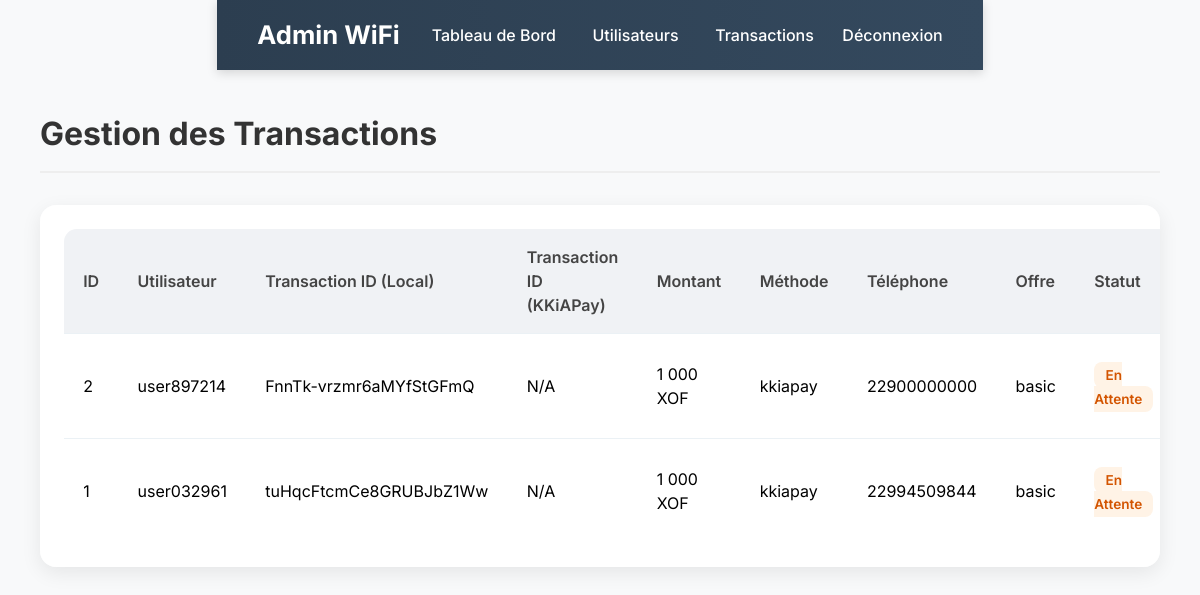
Before: /admin/transactions (signed in) with the older database file.
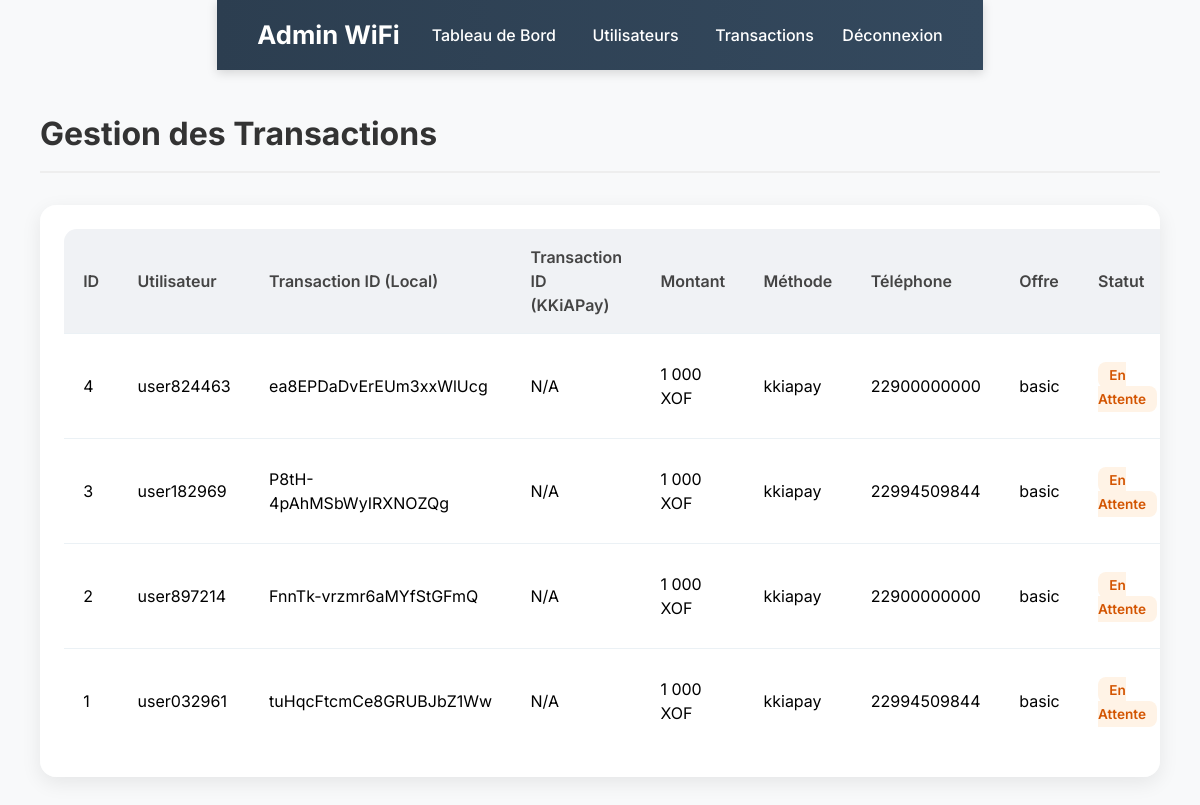
After: the same page with the newer database file.
### tables this page shows
CREATE TABLE transactions (
            id INTEGER PRIMARY KEY AUTOINCREMENT,
            user_id INTEGER,
            transaction_id TEXT UNIQUE NOT NULL,
            amount REAL NOT NULL,
            currency TEXT DEFAULT 'XOF',
            payment_method TEXT NOT NULL,
            phone_number TEXT,
            status TEXT DEFAULT 'pending',
            offer_type TEXT NOT NULL,
            created_at TIMESTAMP DEFAULT CURRENT_TIMESTAMP,
            updated_at TIMESTAMP DEFAULT CURRENT_TIMESTAMP,
            kkiapay_transaction_id TEXT,
            FOREIGN KEY (user_id) REFERENCES users (id)
        );

CREATE TABLE users (
            id INTEGER PRIMARY KEY AUTOINCREMENT,
            username TEXT UNIQUE NOT NULL,
            password_hash TEXT NOT NULL,
            email TEXT,
            phone TEXT,
            created_at TIMESTAMP DEFAULT CURRENT_TIMESTAMP,
            last_login TIMESTAMP,
            is_active INTEGER DEFAULT 1,
            subscription_type TEXT,
            subscription_expires TIMESTAMP,
            max_devices INTEGER DEFAULT 1
        );

### app.py (the view)
@app.route('/admin/transactions')
@admin_required
def admin_transactions():
    conn = get_db_connection()
    cursor = conn.cursor()
    cursor.execute('''
        SELECT t.*, u.username
        FROM transactions t
        LEFT JOIN users u ON t.user_id = u.id
        ORDER BY t.created_at DESC
    ''')
    transactions = cursor.fetchall()
    conn.close()
    return render_template('admin_transactions.html', transactions=transactions)

### app.py (called while the page is built)
def get_db_connection():
    conn = sqlite3.connect(DATABASE)
    conn.row_factory = sqlite3.Row
    return conn

def admin_required(f):
    @wraps(f)
    def decorated_function(*args, **kwargs):
        if 'admin_id' not in session:
            flash('Accès administrateur requis.', 'error')
            return redirect(url_for('admin_login'))
        return f(*args, **kwargs)
    return decorated_function

### templates/admin_transactions.html (shortened to what this page needs)
{% extends "base.html" %}
{% block body_class %}admin-body{% endblock %}
{% block body %}
    <nav class="navbar">
        <div class="logo">Admin WiFi</div>
        <div>
            <a href="{{ url_for('admin_dashboard') }}">Tableau de Bord</a>
            <a href="{{ url_for('admin_users') }}">Utilisateurs</a>
            <a href="{{ url_for('admin_transactions') }}">Transactions</a>
            <form action="{{ url_for('admin_logout') }}" method="post" style="display:inline;">
                <button type="submit" class="text-white ml-6 font-medium bg-transparent border-none cursor-pointer hover:text-gray-400 transition duration-300">Déconnexion</button>
            </form>
        </div>
    </nav>
    <div class="main-content">
        <h1 class="section-title">Gestion des Transactions</h1>
        <div class="table-container">
            <table>
                <thead>
                    <tr>
                        <th>ID</th>
                        <th>Utilisateur</th>
                        <th>Transaction ID (Local)</th>
                        <th>Transaction ID (KKiAPay)</th>
                        <th>Montant</th>
                        <th>Méthode</th>
                        <th>Téléphone</th>
                        <th>Offre</th>
                        <th>Statut</th>
                    </tr>
                </thead>
                <tbody>
                    {% for transaction in transactions %}
                    <tr>
                        <td>{{ transaction.id }}</td>
                        <td>{{ transaction.username or 'N/A' }}</td>
                        <td>{{ transaction.transaction_id }}</td>
                        <td>{{ transaction.kkiapay_transaction_id or 'N/A' }}</td>
                        <td>{{ "{:,.0f}".format(transaction.amount).replace(",", " ") }} {{ transaction.currency }}</td>
                        <td>{{ transaction.payment_method }}</td>
                        <td>{{ transaction.phone_number }}</td>
                        <td>{{ transaction.offer_type }}</td>
                        <td>
                            {% if transaction.status == 'completed' %}
                                <span class="status-completed">Terminée</span>
                            {% elif transaction.status == 'pending' %}
                                <span class="status-pending">En Attente</span>
                            {% else %}
                                <span class="status-failed">Échouée</span>
                            {% endif %}
                        </td>
                    </tr>
                    {% endfor %}
                </tbody>
            </table>
        </div>
    </div>
{% endblock %}

### templates/base.html (shortened to what this page needs)
<!DOCTYPE html>
<html lang="fr">
<head>
    <script src="https://cdn.tailwindcss.com"></script>
    <link rel="stylesheet" href="https://cdnjs.cloudflare.com/ajax/libs/font-awesome/6.0.0-beta3/css/all.min.css">
    <link rel="stylesheet" href="{{ url_for('static', filename='css/style.css') }}">
</head>
<body class="{% block body_class %}{% endblock %}">
    {% block body %}
    {% endblock %}
</body>
</html>

### static/css/style.css (style rules this page uses)
body { font-family: 'Inter', sans-serif; min-height: 100vh; display: flex; justify-content: center; align-items: center; margin: 0; background-color: #f0f2f5; }
.admin-body { background-color: #f8f9fa; display: flex; flex-direction: column; min-height: 100vh; }
.navbar { background: linear-gradient(90deg, #2c3e50 0%, #34495e 100%); color: white; padding: 1rem 2.5rem; display: flex; justify-content: space-between; align-items: center; box-shadow: 0 3px 10px rgba(0,0,0,0.15); position: sticky; top: 0; z-index: 500; }
.navbar a { color: white; text-decoration: none; margin-left: 2rem; font-weight: 500; transition: color 0.3s ease, transform 0.2s ease; }
.navbar .logo { font-size: 1.6rem; font-weight: 700; }
.main-content { flex-grow: 1; padding: 2.5rem; max-width: 1200px; margin: 0 auto; width: 100%; box-sizing: border-box; }
.section-title { font-size: 2rem; font-weight: 700; color: #333; margin-bottom: 2rem; border-bottom: 2px solid #eee; padding-bottom: 0.8rem; }
.table-container { background: white; border-radius: 1rem; box-shadow: 0 6px 20px rgba(0,0,0,0.08); overflow-x: auto; padding: 1.5rem; }
table { width: 100%; border-collapse: separate; border-spacing: 0; min-width: 900px; }
th, td { padding: 1rem 1.2rem; text-align: left; border-bottom: 1px solid #ebf1f5; }
th { background-color: #f0f2f5; font-weight: 600; color: #444; position: sticky; top: 0; z-index: 10; }
table thead th:first-child { border-top-left-radius: 0.8rem; }
tr:last-child td { border-bottom: none; }
.status-pending { color: #d35400; background-color: #fff3e6; padding: 0.3rem 0.7rem; border-radius: 0.5rem; font-weight: 600; font-size: 0.85rem; }

Changed rows visible on the page:
added transactions: amount "1 000", status "En Attente"
added transactions: amount "1 000", status "En Attente"
